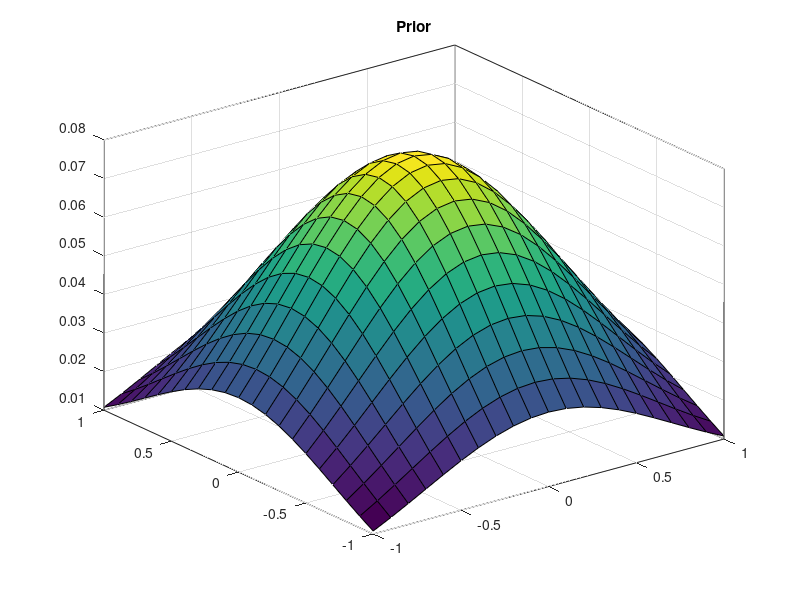
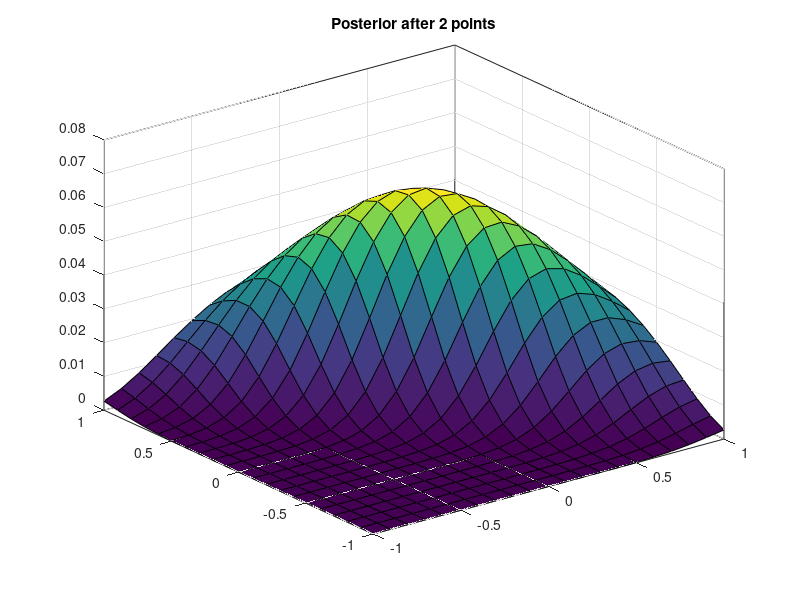

These figures' MATLAB source, in order: (Note: this script raises an error after producing the figures.)

%%%%%%%%%%%%%%%%%%%%%%%%%%%%%%%%%%%%%%%%%%%%%%%%%%%%%%%%%%%%%%%%%%%%%%%%%%%
%%%%%%%%%%%%%%%%%%%%%%%%%%%%%%%%%%%%%%%%%%%%%%%%%%%%%%%%%%%%%%%%%%%%%%%%%%%
%%%% DATA MINING AND NEURAL NETWORKS                                   %%%%
%%%% Prof. Dr. ir. Johan A. K. Suykens                                 %%%%
%%%% Assignment 1 - Part 3                                             %%%%
%%%% Bayesian Inference (demo)                                         %%%%
%%%%                                                                   %%%%
%%%% Copyright of this version: HENRI DE PLAEN, KU LEUVEN              %%%%
%%%% (based on previous works of the same course)                      %%%%
%%%% Date: 16 October 2019                                             %%%%
%%%%%%%%%%%%%%%%%%%%%%%%%%%%%%%%%%%%%%%%%%%%%%%%%%%%%%%%%%%%%%%%%%%%%%%%%%%
%%%%%%%%%%%%%%%%%%%%%%%%%%%%%%%%%%%%%%%%%%%%%%%%%%%%%%%%%%%%%%%%%%%%%%%%%%%

a = 1 ;                            % lower bound on the domain
b = 1 ;                            % higher bound on the domain
s = 0.1 ;                          % step size between domain points
w1 = (-a:s:b)' ;                   % domain points in the first dimension
w2 = (-a:s:b)' ;                   % domain points in the second dimension

X2 = [-5 -5; 5 5] ;                % only 2 data-points (input)
X4 = [-5 -5; 5 5; 0 1; -1 0] ;     % all 4 data-points (input)
T2 = [0 ; 1] ;                     % only 2 data-points (output)
T4 = [0 ; 1; 0; 1] ;               % all 4 data-points (output)

%% COMPUTATION
for i = 1:length(w1)                                        % goes through the indices of the domain in first dimension
    for j = 1:length(w2)                                    % goes through the indices of the domain in second dimension
        w = [w1(i) w2(j)] ;                                 % value of the domain point
        prior(i,j) = (1/(2*pi))*exp(-norm(w)^2)/2 ;         % value of the prior for every data-point, a gaussian here
    end
end

%% PLOT
figure                          % creates a new plot window
surf(w1,w2,prior)               % plots the prior (in 3D)
grid on                         % shows a grid on the plot
box on                          % puts a box around the plot
title('Prior')                  % gives a title to the plot

%% COMPUTATION
n = size(X2,1) ;                    % number of data-points
posterior = prior ;                 % before any additional information, the posterior is equal to the prior

for k = 1:n                                                 % goes through all data-points
    x = X2(k,:) ;                                           % value of the data-point
    for i = 1:length(w1)                                    % goes through the indices of the domain in first dimension
        for j = 1:length(w2)                                % goes through the indices of the domain in the second dimension
            w = [w1(i) w2(j)] ;                             % value of the domqin point
            y = 1/(1+exp(-w*x')) ;                          % transfer function
            likelihood = y^T2(k)*(1-y)^(1-T2(k)) ;          % likelihood (product of factors)
            posterior(i,j) = likelihood*posterior(i,j) ;    % posterior as a consequence of Bayes' theorem
        end
    end
end

%% PLOT
figure                              % creates a new plot window
surf(w1,w2,posterior)               % plots the posterior (in 3D)
grid on                             % shows a grod on the plot
box on                              % puts a box around the plot
title('Posterior after 2 points')   % gives a title to the plot

Using all 4 data-points
Same algorithm, but with more data-points.
Posteriors
%% COMPUTATION
n = size(X4,1) ;
posterior = prior ;
for k = 1:n
    x = X4(k,:) ;
    for i = 1:length(w1)
        for j = 1:length(w2)
            w = [w1(i) w2(j)] ;
            y = 1/(1+exp(-w*x')) ;
            likelihood = y^T4(k)*(1-y)^(1-T4(k)) ;
            posterior(i,j)=likelihood*posterior(i,j) ;
        end
    end
end

%% PLOTS
figure
surf(w1,w2,posterior)
grid on
box on
title('Posterior after all points')

